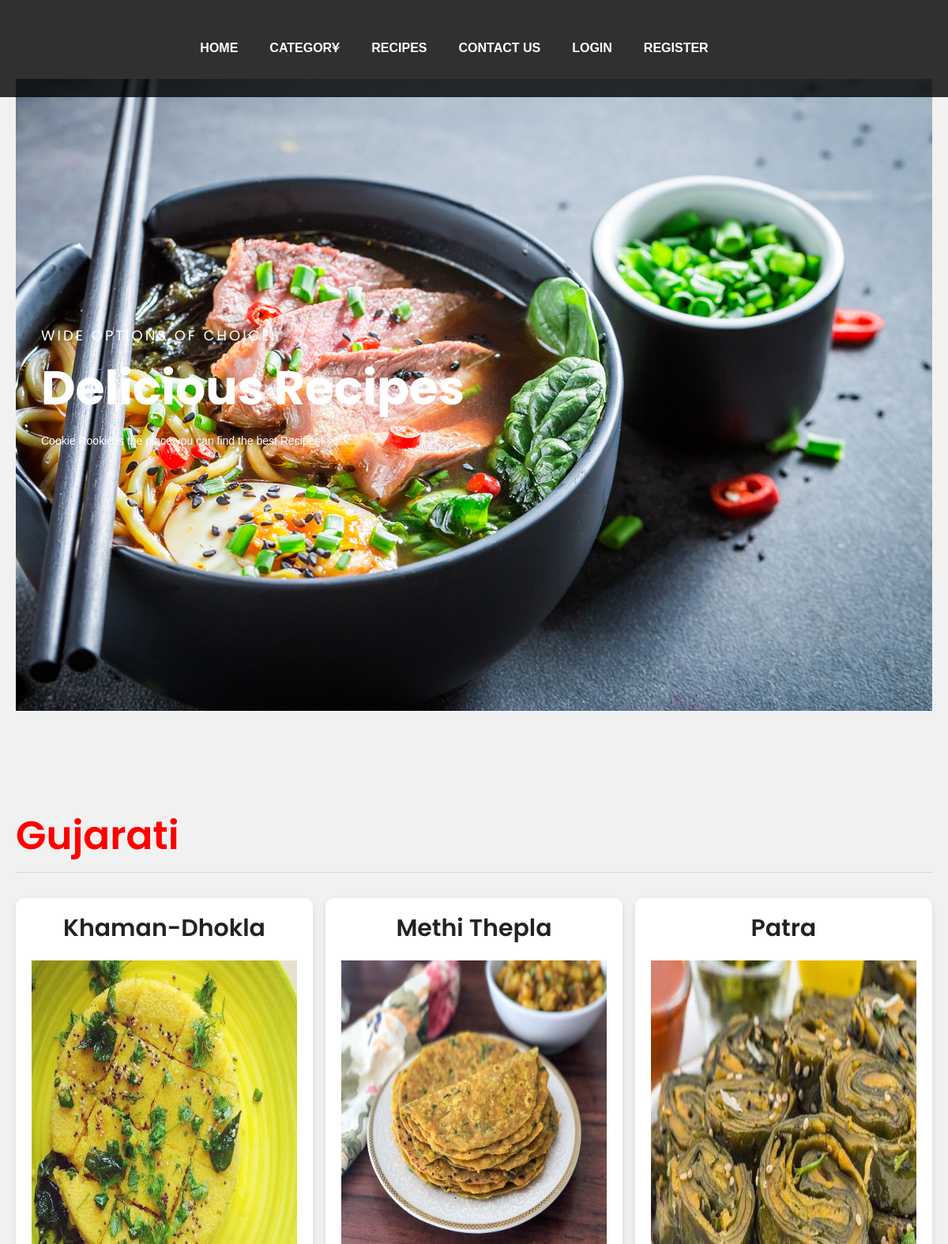
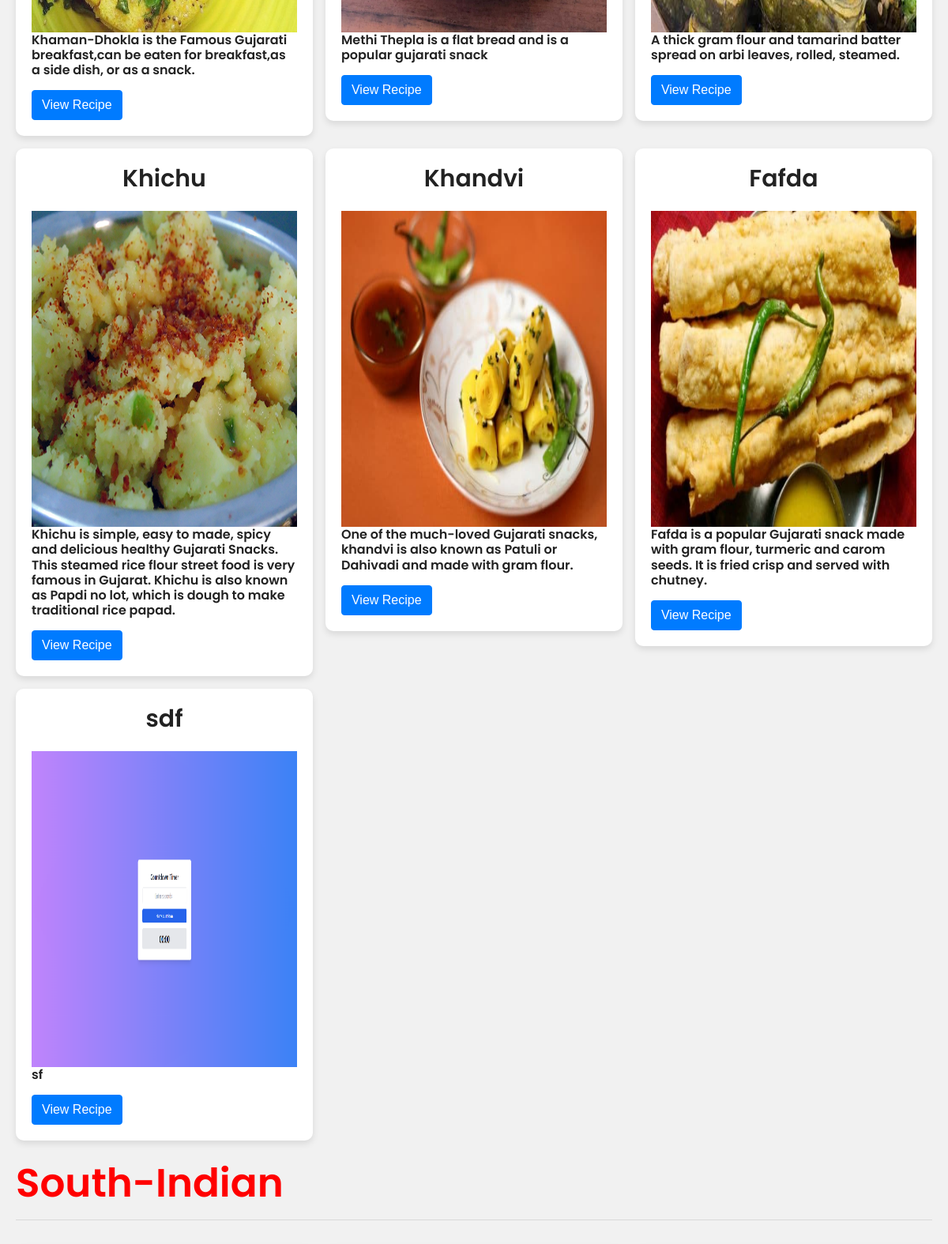
The page / (upper part) on the database its author committed (2 pictures, top to bottom).
### tables this page shows
CREATE TABLE `category` (
  `cid` int(11) NOT NULL,
  `cat_name` varchar(30) NOT NULL
);

CREATE TABLE `recipe` (
  `rid` int(11) NOT NULL,
  `rname` varchar(30) NOT NULL,
  `category` varchar(30) NOT NULL,
  `uemail` varchar(30) NOT NULL,
  `date` datetime NOT NULL DEFAULT current_timestamp(),
  `ingredients` text NOT NULL,
  `recipe` text NOT NULL,
  `rating` tinyint(4) NOT NULL,
  `description` varchar(500) NOT NULL,
  `image` varchar(30) NOT NULL,
  `video` varchar(255) DEFAULT NULL
);

### index.php (the view, shortened to what this page needs)
<!DOCTYPE html>
<html lang="zxx" class="no-js">
<head>
    <link rel="stylesheet" href="css/linearicons.css">
    <link rel="stylesheet" href="css/font-awesome.min.css">
    <link rel="stylesheet" href="css/bootstrap.css">
    <link rel="stylesheet" href="css/magnific-popup.css">
    <link rel="stylesheet" href="css/nice-select.css">
    <link rel="stylesheet" href="css/animate.min.css">
    <link rel="stylesheet" href="css/owl.carousel.css">
    <link rel="stylesheet" href="css/main.css">
    <link rel="stylesheet" href="css/displayrecipes.css">
    <link rel="stylesheet" href="css/style.css">
</head>
<body>
    <header id="header" id="home">
        <div class="container">
            <div class="row align-items-center justify-content-between d-flex">
                <nav id="nav-menu-container">
                    <ul class="nav-menu">
                        <li class="menu-active"><a href="index.php">Home</a></li>
                        <li class="menu-has-children"><a href="#">Category</a>
                        </li>
                        <?php
                        if (!isset($_SESSION['aname'])) {
                            echo '<li><a href="#recipes">Recipes</a></li>';
                            echo '<li><a href="#contact">Contact Us</a></li>';
                        } else {
                            echo '<li><a href="viewRequestedRecipe.php">Admin Panel</a></li>';
                        }
                        ?>
                        <?php
                        if (!isset($_SESSION['user']) && !isset($_SESSION['admin'])) {
                            echo '<li><a href="login.php">Login</a></li>';
                            echo '<li><a href="register.php">Register</a></li>';
                        } else {
                            echo '<li><a href="">Welcome <font color="yellow">' . $_SESSION['uname'] . '</font></a></li>';
                            echo '<li><a href="logout.php">Log out</a></li>';
                        }
                        ?>
                    </ul>
                </nav>
            </div>
        </div>
    </header>
    <section class="banner-area relative" id="home">
        <div class="container">
            <div class="row fullscreen d-flex align-items-center justify-content-start">
                <div class="banner-content col-lg-8 col-md-12">
                    <h4 class="text-white text-uppercase ">Wide Options of Choice</h4>
                    <h1>Delicious Recipes</h1>
                    <p class="text-white">Cookie Rookie is the place you can find the best Recipes!</p>
                </div>
            </div>
        </div>
    </section>
    <section class="top-dish-area section-gap" id="recipes">
        <?php
        try {
            $dbhandler = new PDO('mysql:host=127.0.0.1;dbname=cookie_rookie(4)', 'root', '');
            $dbhandler->setAttribute(PDO::ATTR_ERRMODE, PDO::ERRMODE_EXCEPTION);
            $q = $dbhandler->query('SELECT * FROM category');
            while ($r1 = $q->fetch()) {
                $c = $r1['cat_name'];
                $stmt = $dbhandler->prepare("SELECT * FROM recipe WHERE category=?");
                $stmt->execute([$c]);
                if ($stmt->rowCount()) {
                    echo '<section id="' . $c . '">';
                    echo '<h1><font color="red">' . $c . '</font></h1><hr>';
                    echo '<div class="row">';
                    while ($r = $stmt->fetch()) {
                        echo '
                            <div class="column">
                                <div class="content">
                                    <center><h2>' . $r['rname'] . '</h2></center>
                                    <br>
                                    <img src="req_recipe/' . $r['image'] . '" alt="recipe" height="400" class="rimg">
                                    <p style="padding-top: 25px;"><h5>' . $r['description'] . '</h5></p>
                                    <a href="viewRecipes.php?rid=' . $r['rid'] . '" class="btn btn-primary view-btn">View Recipe</a>
                                </div>
                            </div>';
                    }
                    echo '</div>';
                    echo '</section>';
                }
            }
        } catch (PDOException $e) {
            echo $e->getMessage();
            die();
        }
        ?>
    </section>
</body>
</html>

### css/main.css (style rules this page uses)
body { color:#777;font-family:"Poppins",sans-serif;font-size:14px;font-weight:300;line-height:1.625em;position:relative }
ol,ul { margin:0;padding:0;list-style:none }
a { -webkit-transition:all 0.3s ease 0s;-moz-transition:all 0.3s ease 0s;-o-transition:all 0.3s ease 0s;transition:all 0.3s ease 0s }
a,a:focus,a:hover { text-decoration:none;outline:0 }
h1,h2,h3,h4,h5,h6 { font-family:"Poppins",sans-serif;color:#222;line-height:1.2em !important;margin-bottom:0;margin-top:0;font-weight:600 }
h1,.h1 { font-size:36px }
h2,.h2 { font-size:30px }
h4,.h4 { font-size:18px }
h5,.h5 { font-size:16px }
.text-white { color:#fff }
.relative { position:relative }
h1 { font-size:36px }
h2 { font-size:30px }
h4 { font-size:18px }
h5 { font-size:16px }
h1,h2,h3,h4,h5,h6 { line-height:1.5em }
#header { padding:14px 0;position:fixed;left:0;top:0;right:0;transition:all 0.5s;z-index:997 }
.nav-menu,.nav-menu * { margin:0;padding:0;list-style:none }
.nav-menu li { position:relative;white-space:nowrap }
.nav-menu>li { float:left }
.sf-arrows .sf-with-ul { padding-right:30px }
.sf-arrows .sf-with-ul:after { content:"\f107";position:absolute;right:15px;font-family:FontAwesome;font-style:normal;font-weight:normal }
#nav-menu-container { margin:0 }
@media (min-width: 1024px) { #nav-menu-container { padding-right:60px } }
.nav-menu a { padding:0 8px 0px 8px;text-decoration:none;display:inline-block;color:#FFFFFF;font-weight:400;font-size:15px;text-transform:uppercase;outline:none }
.nav-menu li:hover>a,.nav-menu>.menu-active>a { color:#f42f2c }
.nav-menu>li { margin-left:10px }
#mobile-nav { position:fixed;top:0;padding-top:18px;bottom:0;z-index:998;background:rgba(0,0,0,0.8);left:-260px;width:260px;overflow-y:auto;transition:0.4s }
#mobile-nav ul { padding:0;margin:0;list-style:none }
#mobile-nav ul li { position:relative }
#mobile-nav ul li a { color:#fff;font-size:13px;text-transform:uppercase;overflow:hidden;padding:10px 22px 10px 15px;position:relative;text-decoration:none;width:100%;display:block;outline:none;font-weight:700 }
.section-gap { padding:120px 0 }
.banner-area { background:url(../img/header-bg.jpg) right;background-size:cover }
.banner-content { text-align:left; }
.banner-content h1 { color:#fff;font-size:60px;font-weight:700;line-height:1em;margin-top:20px;margin-bottom:20px }
.banner-content h4 { font-weight:400;letter-spacing:3px }

### css/displayrecipes.css (style rules this page uses)
h1 { font-size: 50px; word-break: break-all; }
.row { margin: 8px -16px; }
.row, .row > .column { padding: 8px; }
.column { float: left; width: 25%; }
.row:after { content: ""; display: table; clear: both; }
.content { background-color: white; padding: 10px; }

### css/style.css (style rules this page uses)
* { box-sizing: border-box; }
body { background-color: #f1f1f1; padding: 20px; font-family: Arial; }
h1 { font-size: 50px; word-break: break-all; }
.row { margin: 8px -16px; }
.row, .row > .column { padding: 8px; }
.column { float: left; width: 33.33%; }
.row:after { content: ""; display: table; clear: both; }
.content { background-color: white; padding: 10px; }
.rimg { float: left; width: 100%; }

### index.php (style rules this page uses)
#header { background-color: rgba(0, 0, 0, 0.8); position: fixed; width: 100%; z-index: 1000; top: 0; left: 0; }
#header .nav-menu { display: flex; justify-content: space-around; align-items: center; padding: 10px 0; }
#header .nav-menu li a { color: #fff; font-size: 16px; font-weight: bold; text-transform: uppercase; text-decoration: none; padding: 10px 15px; transition: background-color 0.3s ease, color 0.3s ease; }
.banner-area { margin-top: 80px; }
.content { padding: 20px; background-color: #fff; border-radius: 10px; box-shadow: 0 4px 8px rgba(0, 0, 0, 0.1); transition: transform 0.2s ease, box-shadow 0.2s ease; }

### rows shown on the page
category: cat_name "Gujarati"
recipe: rname "Khaman-Dhokla", image (picture), description "Khaman-Dhokla is the Famous Gujarati breakfast,can be eaten for breakfast,as a side dish, or as a snack."
recipe: rname "Methi Thepla", image (picture), description "Methi Thepla is a flat bread and is a popular gujarati snack"
recipe: rname "Patra", image (picture), description "A thick gram flour and tamarind batter spread on arbi leaves, rolled, steamed."
recipe: rname "Khichu", image (picture), description "Khichu is simple, easy to made, spicy and delicious healthy Gujarati Snacks. This steamed rice flour street food is very famous in Gujarat. Khichu is also known as Papdi no lot, which is dough to make traditional rice papad."
recipe: rname "Khandvi", image (picture), description "One of the much-loved Gujarati snacks, khandvi is also known as Patuli or Dahivadi and made with gram flour."
recipe: rname "Fafda", image (picture), description "Fafda is a popular Gujarati snack made with gram flour, turmeric and carom seeds. It is fried crisp and served with chutney."
recipe: rname "sdf", image (picture), description "sf"
category: cat_name "South-Indian"
